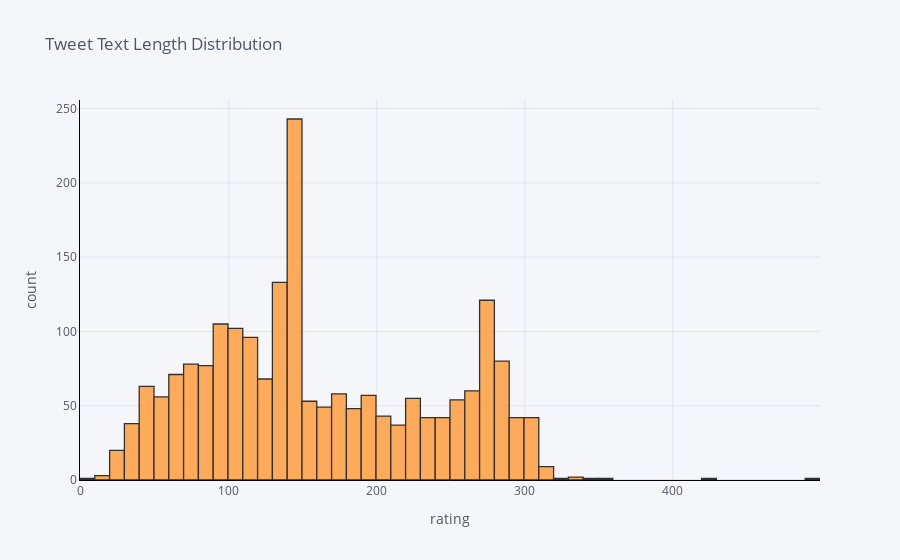

Notebook code for this chart:
### Code cell
# Distribution of tweet lengths
df['tweet_len'].iplot(
    kind='hist',
    xTitle='rating',
    linecolor='black',
    yTitle='count',
    title='Tweet Text Length Distribution')

### Figure 1 — Plotly figure (JSON) as saved in the notebook; plotly's stock layout.template omitted (floating-point values rounded to 4 significant figures; data arrays with more than 128 entries replaced by an {"elided": "..."} marker saying what was removed)
{"data": [{"histfunc": "count", "histnorm": "", "marker": {"color": "rgba(255, 153, 51, 1.0)", "line": {"color": "#000000", "width": 1.3}}, "name": "tweet_len", "opacity": 0.8, "orientation": "v", "type": "histogram", "x": {"elided": "2053 int values"}}], "layout": {"barmode": "overlay", "legend": {"bgcolor": "#F5F6F9", "font": {"color": "#4D5663"}}, "paper_bgcolor": "#F5F6F9", "plot_bgcolor": "#F5F6F9", "title": {"font": {"color": "#4D5663"}, "text": "Tweet Text Length Distribution"}, "xaxis": {"gridcolor": "#E1E5ED", "linecolor": "black", "showgrid": true, "tickfont": {"color": "#4D5663"}, "title": {"font": {"color": "#4D5663"}, "text": "rating"}, "zerolinecolor": "#E1E5ED"}, "yaxis": {"gridcolor": "#E1E5ED", "linecolor": "black", "showgrid": true, "tickfont": {"color": "#4D5663"}, "title": {"font": {"color": "#4D5663"}, "text": "count"}, "zerolinecolor": "#E1E5ED"}}}
